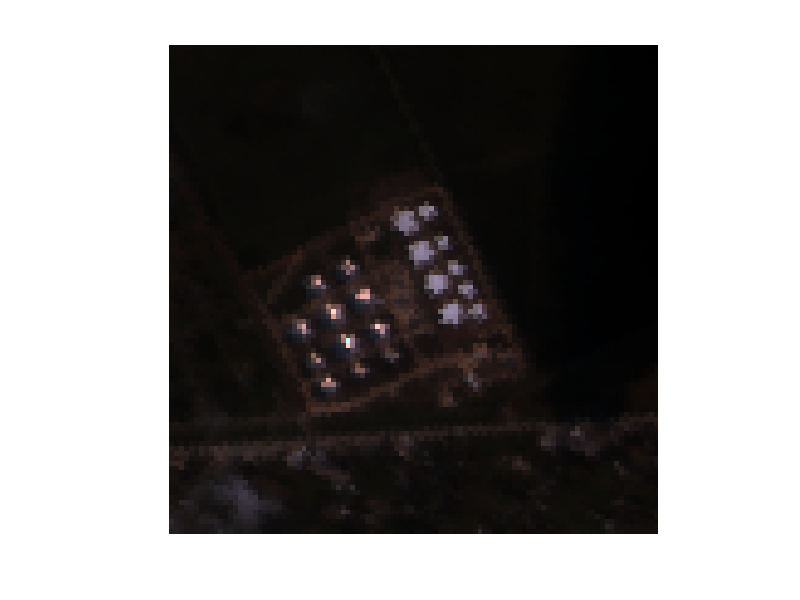
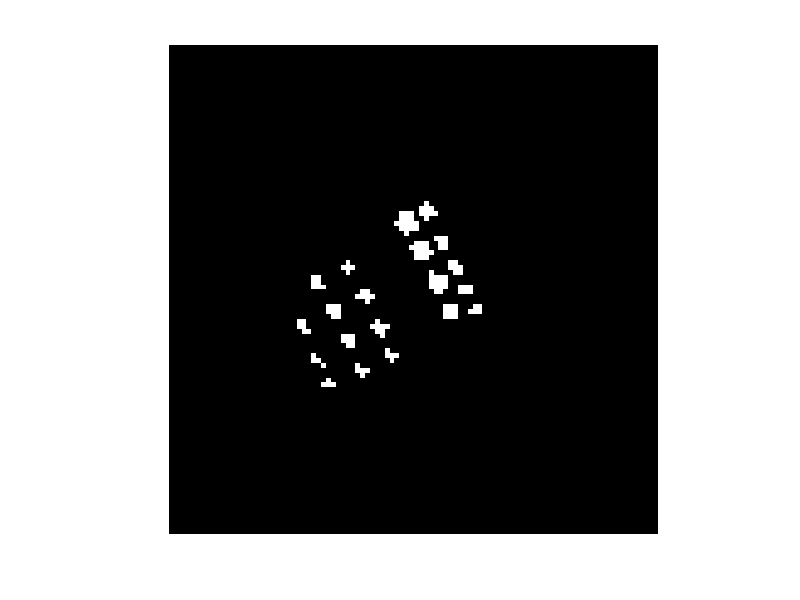

The MATLAB script that drew these images, in order: (Note: this script raises an error after producing the figures.)
clear all;
close all;
clc;

%% Dataset
% ABU
load abu-urban-2;
mask=map;

% load TIR_data;
% load TIR_gth;
% data=ave_3;  

f_show=data(:,:,[37,18,8]);
for i=1:3
    max_f=max(max(f_show(:,:,i)));
    min_f=min(min(f_show(:,:,i)));
    f_show(:,:,i)=(f_show(:,:,i)-min_f)/(max_f-min_f);
end
figure,imshow(f_show);imwrite(f_show,'im.jpg');
figure,imshow(mask,[]);imwrite(mask,'gt.jpg');
DataTest=data;
[H,W,Dim]=size(DataTest);
num=H*W;
for i=1:Dim
    DataTest(:,:,i) = (DataTest(:,:,i)-min(min(DataTest(:,:,i)))) / (max(max(DataTest(:,:,i))-min(min(DataTest(:,:,i)))));
end

NBOXPLOT=zeros(H*W,6);

%%%%
mask_reshape = reshape(mask, 1, num);
anomaly_map = logical(double(mask_reshape)>0);                                                                                                                                                                                                                                                                                                                                                                                                                                                                                                                                                                                                                                                                                                                                                                                                                                           
normal_map = logical(double(mask_reshape)==0);
Y1=reshape(DataTest, num, Dim);
Y=reshape(DataTest, num, Dim)';
%%%%

%% Global RX
disp('GRX')
tic;
r1 = RX(Y);  % input: num_dim x num_sam    rx
toc
r_max = max(r1(:));
taus = linspace(0, r_max, 5000);
for index2 = 1:length(taus)
  tau = taus(index2);
  anomaly_map_rx = (r1 > tau);
  PF1(index2) = sum(anomaly_map_rx & normal_map)/sum(normal_map);
  PD1(index2) = sum(anomaly_map_rx & anomaly_map)/sum(anomaly_map);
end
f_show=reshape(r1,[H,W]);
f_show=(f_show-min(f_show(:)))/(max(f_show(:))-min(f_show(:)));
figure('name','RX'), imshow(f_show);imwrite(f_show,'RX.jpg');
area_RX = sum((PF1(1:end-1)-PF1(2:end)).*(PD1(2:end)+PD1(1:end-1))/2);
NBOXPLOT(:,1)=f_show(:);

%% Perform_SRX_Local
disp('LRX')
tic;
r2=SRX_Local(DataTest,9,27);
toc
r_max2 = max(r2(:));
taus = linspace(0, r_max2, 5000);
for index2 = 1:length(taus)
  tau = taus(index2);
  anomaly_map_rx = (r2> tau);
  PF2(index2) = sum(anomaly_map_rx & normal_map)/sum(normal_map);
  PD2(index2) = sum(anomaly_map_rx & anomaly_map)/sum(anomaly_map);
end
f_show=reshape(r2,[H,W]);
f_show=(f_show-min(f_show(:)))/(max(f_show(:))-min(f_show(:)));
figure('name','SRX_Local'), imshow(f_show);imwrite(f_show,'SRX_Local.jpg');
area_SRX_Local = sum((PF2(1:end-1)-PF2(2:end)).*(PD2(2:end)+PD2(1:end-1))/2);
NBOXPLOT(:,2)=f_show(:);

%% LRASR
disp('LRASR')
beta=0.1;
lamda=1;
Dict=ConstructionD_lilu(Y,15,20);
tic;
[S,E]=LRASR(Y,Dict,beta,lamda,1);
toc
r3=sqrt(sum(E.^2,1));
r_max3 = max(r3(:));
taus = linspace(0, r_max3, 5000);
PF3=zeros(1,5000);
PD3=zeros(1,5000);
for index2 = 1:length(taus)
  tau = taus(index2);
  anomaly_map_rx = (r3> tau);
  PF3(index2) = sum(anomaly_map_rx & normal_map)/sum(normal_map);
  PD3(index2) = sum(anomaly_map_rx & anomaly_map)/sum(anomaly_map);
end
area_LRASR = sum((PF3(1:end-1)-PF3(2:end)).*(PD3(2:end)+PD3(1:end-1))/2);
f_show=reshape(r3,[H,W]);
f_show=(f_show-min(f_show(:)))/(max(f_show(:))-min(f_show(:)));
figure('name','LRASR'), imshow(f_show);imwrite(f_show,'LRASR.jpg');
NBOXPLOT(:,3)=f_show(:)';

%% LSMAD
disp('LSMAD')
tic;
[L,S,RMSE,error]=GoDec(Y',28,floor(0.0022*Dim)*9,2);
toc
L=L';
S=S';

mu=mean(L,2);
r4=(diag((Y-repmat(mu,[1,num]))'*pinv(cov(L'))*(Y-repmat(mu,[1,num]))))';

r_max4 = max(r4(:));
taus = linspace(0, r_max4, 5000);
PF4=zeros(1,5000);
PD4=zeros(1,5000);
for index2 = 1:length(taus)
  tau = taus(index2);
  anomaly_map_rx = (r4> tau);
  PF4(index2) = sum(anomaly_map_rx & normal_map)/sum(normal_map);
  PD4(index2) = sum(anomaly_map_rx & anomaly_map)/sum(anomaly_map);
end
area_LSMAD = sum((PF4(1:end-1)-PF4(2:end)).*(PD4(2:end)+PD4(1:end-1))/2);
f_show=reshape(r4,[H,W]);
f_show=(f_show-min(f_show(:)))/(max(f_show(:))-min(f_show(:)));
figure('name','LSMAD'), imshow(f_show);imwrite(f_show,'LSMAD.jpg');
NBOXPLOT(:,4)=f_show(:);

%% RPCA-RX
disp('RPCA-RX')
tic;
[r0 ,Output_S, Output_L] = Unsupervised_RPCA_Detect_v1(DataTest);
toc
XS = reshape(Output_S, num, Dim);
r5 = RX(XS');  % input: num_dim x num_sam

r_max5 = max(r5(:));                                              
taus = linspace(0, r_max5, 5000);
for index2 = 1:length(taus)
  tau = taus(index2);
  anomaly_map_rx = (r5 > tau);
  PF5(index2) = sum(anomaly_map_rx & normal_map)/sum(normal_map);
  PD5(index2) = sum(anomaly_map_rx & anomaly_map)/sum(anomaly_map);
end
f_show=reshape(r5,[H,W]);
f_show=(f_show-min(f_show(:)))/(max(f_show(:))-min(f_show(:)));
figure('name','RPCA-RX'), imshow(f_show);imwrite(f_show,'RPCA-RX.jpg');
area_RPCA = sum((PF5(1:end-1)-PF5(2:end)).*(PD5(2:end)+PD5(1:end-1))/2);
NBOXPLOT(:,5)=f_show(:);

%% test
disp('Proposed')
tic;

[LS, XS,iter ]=inexact_alm_Nonconvex_HAD(Y1, 'WNNM',1e3,0,'capped_L1',1,10);
toc
r6=(sqrt(sum(XS.^2,2)))';
r_max6 = max(r6(:));                                                
taus = linspace(0, r_max6, 5000);
for index2 = 1:length(taus)
  tau = taus(index2);
  anomaly_map_rx = (r6 >= tau);
  PF6(index2) = sum(anomaly_map_rx & normal_map)/sum(normal_map);
  PD6(index2) = sum(anomaly_map_rx & anomaly_map)/sum(anomaly_map);
end
f_show=reshape(r6,[H,W]);
f_show=(f_show-min(f_show(:)))/(max(f_show(:))-min(f_show(:)));
figure('name','LRSNCR'), imshow(f_show);imwrite(f_show,'LRSNCR.jpg');
NBOXPLOT(:,6)=f_show(:);
area_Nonconvex = sum((PF6(1:end-1)-PF6(2:end)).*(PD6(2:end)+PD6(1:end-1))/2);

figure,
plot(PF1, PD1, 'g-', 'LineWidth', 2);hold on; %GRX
plot(PF2, PD2, 'r-', 'LineWidth', 2);  %LRX
plot(PF3, PD3, 'y-', 'LineWidth', 2); %LRSASR
plot(PF4, PD4, 'c-', 'LineWidth', 2); %%LSMAD
plot(PF5, PD5, 'k-', 'LineWidth', 2); %RPCA-RX
plot(PF6, PD6, 'm-', 'LineWidth', 2); %proposed
hold off;
xlabel('False alarm rate'); ylabel('Probability of detection');
legend('GRXD','LRXD','LRASR','LSMAD','RPCA-RX','Proposed method');
axis([0 0.1 0 1]);hold off;

figure, 
semilogx(PF1, PD1, 'g-', 'LineWidth', 2);hold on;
semilogx(PF2, PD2, 'r-', 'LineWidth', 2);  
semilogx(PF3, PD3, 'y-', 'LineWidth', 2);
semilogx(PF4, PD4, 'c-', 'LineWidth', 2);
semilogx(PF5, PD5, 'k-', 'LineWidth', 2);
semilogx(PF6, PD6, 'm-', 'LineWidth', 2);
hold off;
xlabel('False alarm rate'); ylabel('Probability of detection');
legend('GRXD','LRXD','LRASR','LSMAD','RPCA-RX','Proposed method');
axis([0 0.1 0 1]);hold off;
